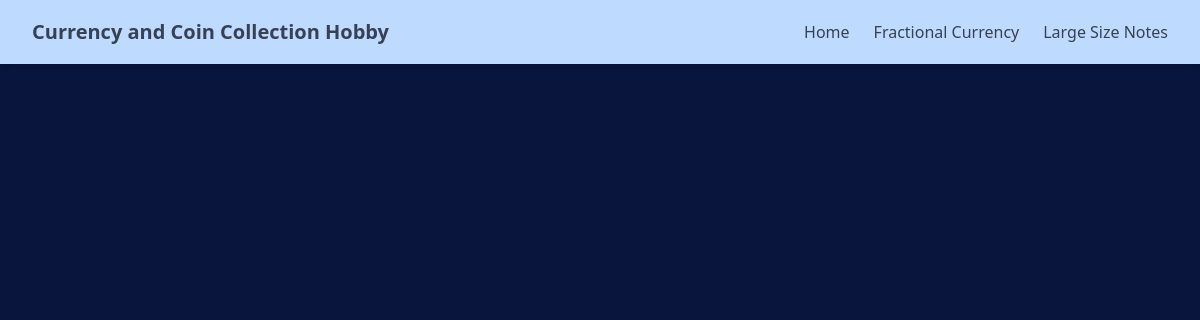
/fractional_currency/, run on an earlier commit of the app's database.
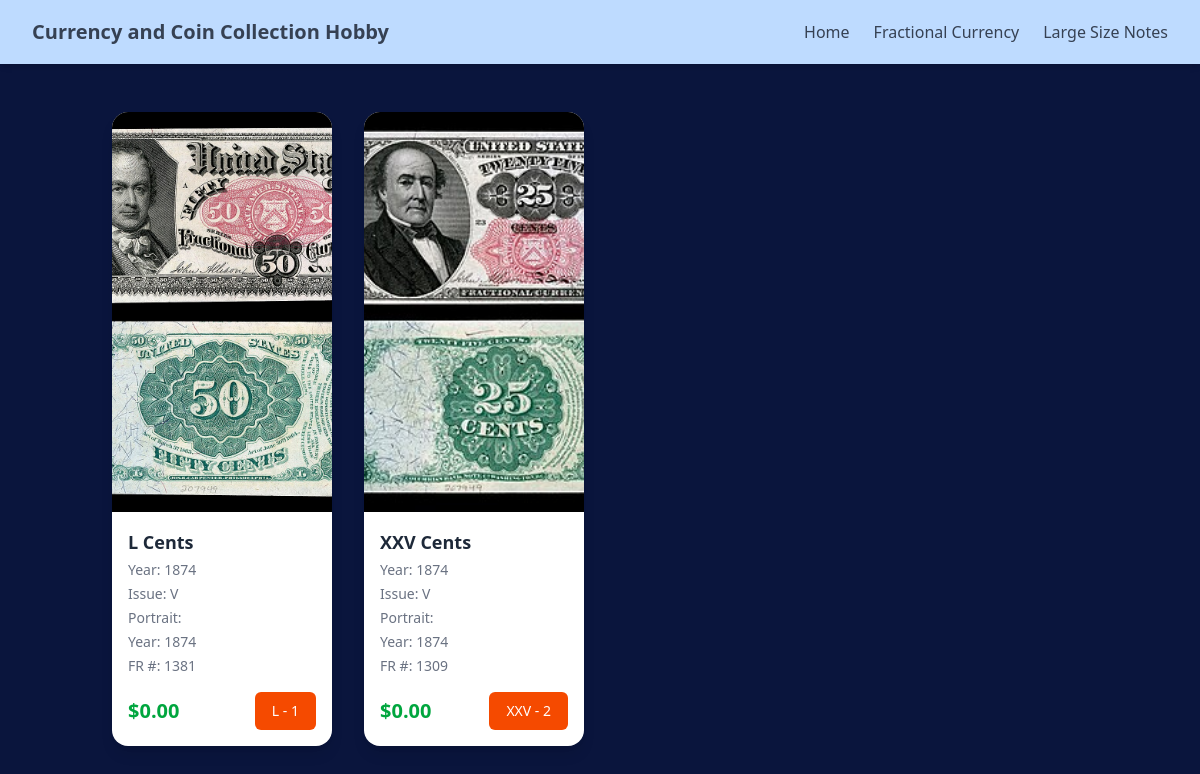
And on a later commit of the database.
### fractional_currency/models.py (models this page shows, shortened)
class fractionalCurrencyVariety(models.Model):
    ISSUE_TYPE = [
        ('I', 'First Issue'),
        ('II', 'Second Issue'),
        ('III', 'Third Issue'),
        ('IV', 'Fourth Issue'),
        ('V', 'Fifth Issue'),
    ]
    CURRENCY_TYPE_CHOICE = [
        ('III', 'Three Cents'),
        ('V', 'Five Cents'),
        ('X', 'Ten Cents'),
        ('XV', 'Fifteen Cents'),
        ('XXV', 'Twenty Five Cents'),
        ('L', 'Fifty Cents'),
    ]
    name = models.CharField(max_length=100)
    year = models.CharField(max_length=100, default='2025')
    portrait = models.CharField(max_length=100, default='')
    fr_number = models.IntegerField(default=0, help_text="Fr Number.")
    price_paid = models.DecimalField(max_digits=10, decimal_places=2, default=0.00)
    image = models.ImageField(upload_to='fractional_currencies/')
    date_added = models.DateTimeField(default=timezone.now)
    type = models.CharField(max_length=5, choices=CURRENCY_TYPE_CHOICE)
    issue = models.CharField(max_length=5, choices=ISSUE_TYPE)
    description = models.TextField(default='')

### fractional_currency/views.py (the view)
# urls.py: path('', views.all_fractional, name='all_fractional'),
def all_fractional(request):
    fractionals = fractionalCurrencyVariety.objects.all()
    return render(request, 'fractional_currency/all_fractional.html', { 'fractionals': fractionals })

### fractional_currency/templates/fractional_currency/all_fractional.html (shortened to what this page needs)
{% extends "layout.html" %}
{% block content %}
<div class="container mx-auto px-6 py-12">
    <div class="grid gap-8 sm:grid-cols-2 md:grid-cols-3 lg:grid-cols-4">
        {% for fractional in fractionals  %}
            <div class="bg-white shadow-lg rounded-2xl overflow-hidden group hover:shadow-2xl transition-shadow duration-300">
                <div class="relative">
                    <img
                        src="{{fractional.image.url}}" alt="{{ fractional.name }}"
                        class="w-full h-100 object-cover group-hover:scale-105 transition-transform duration-300"
                    >
                </div>
                <div class="p-4">
                    <h3 class="text-lg font-semibold text-gray-800">{{ fractional.name }}</h3>
                    <p class="text-sm text-gray-500 line-clamp-2 mt-1">Year: {{ fractional.year }}</p>
                    <p class="text-sm text-gray-500 line-clamp-2 mt-1">Issue: {{ fractional.issue }}</p>
                    <p class="text-sm text-gray-500 line-clamp-2 mt-1">Portrait: {{ fractional.portrait }}</p>
                    <p class="text-sm text-gray-500 line-clamp-2 mt-1">Year: {{ fractional.year }}</p>
                    <p class="text-sm text-gray-500 line-clamp-2 mt-1">FR #: {{ fractional.fr_number }}</p>
                    <div class="mt-4 flex items-center justify-between">
                        <span class="text-xl font-bold text-green-600">${{ fractional.price_paid }}</span>
                        <a href="{% url 'fractional_detail' fractional.id %}">
                            <button
                                class="inline-flex items-center w-[100%] justify-center px-4 py-2 border border-transparent text-sm font-medium rounded-md
                                text-white bg-orange-600 hover:bg-amber-500 focus:outline-none focus:ring-2 focus:ring-offset-2 focus:ring-orange-500"
                            >
                                {{fractional.type}} - {{fractional.id}}
                            </button>
                        </a>
                    </div>
                </div>
            </div>
        {% endfor %}
    </div>
</div>
{% endblock %}

### templates/layout.html (shortened to what this page needs)
{% load static tailwind_tags %}
{% load static %}
<!DOCTYPE html>
<html lang="en">
<head>
    <link rel="stylesheet" href="{% static 'style.css' %}">
    {% tailwind_css %}
</head>
<body>
    <nav class="bg-blue-200 shadow-md sticky top-0 z-50">
        <div class="max-w-7xl mx-auto px-4 sm:px-6 lg:px-8">
            <div class="flex justify-between items-center h-16">
            <div class="flex-shrink-0 flex items-center">
                <a href="/" class="text-xl text-gray-700 hover:text-blue-600 font-bold">
                    Currency and Coin Collection Hobby
                 </a>
            </div>
            <div class="hidden md:flex space-x-6">
                <a href="/" class="text-gray-700 hover:text-blue-600 font-medium">Home</a>
                <a href="/fractional_currency" class="text-gray-700 hover:text-blue-600 font-medium">Fractional Currency</a>
                <a href="/large_size_notes" class="text-gray-700 hover:text-blue-600 font-medium">Large Size Notes</a>
            </div>
        </div>
    </nav>
    {% block content %}{% endblock %}
</body>
</html>

### static/style.css (style rules this page uses)
body { font-family: 'Segoe UI', Tahoma, Geneva, Verdana, sans-serif; margin: 0; background-color: #0a153d; color: #333; }

What changed in the data, as far as the page shows it:
added fractionalCurrencyVariety: image (picture), name "L Cents", year "1874", issue "V", fr_number "1381", price_paid "0.00", type "L", id "1"
added fractionalCurrencyVariety: image (picture), name "XXV Cents", year "1874", issue "V", fr_number "1309", price_paid "0.00", type "XXV", id "2"
